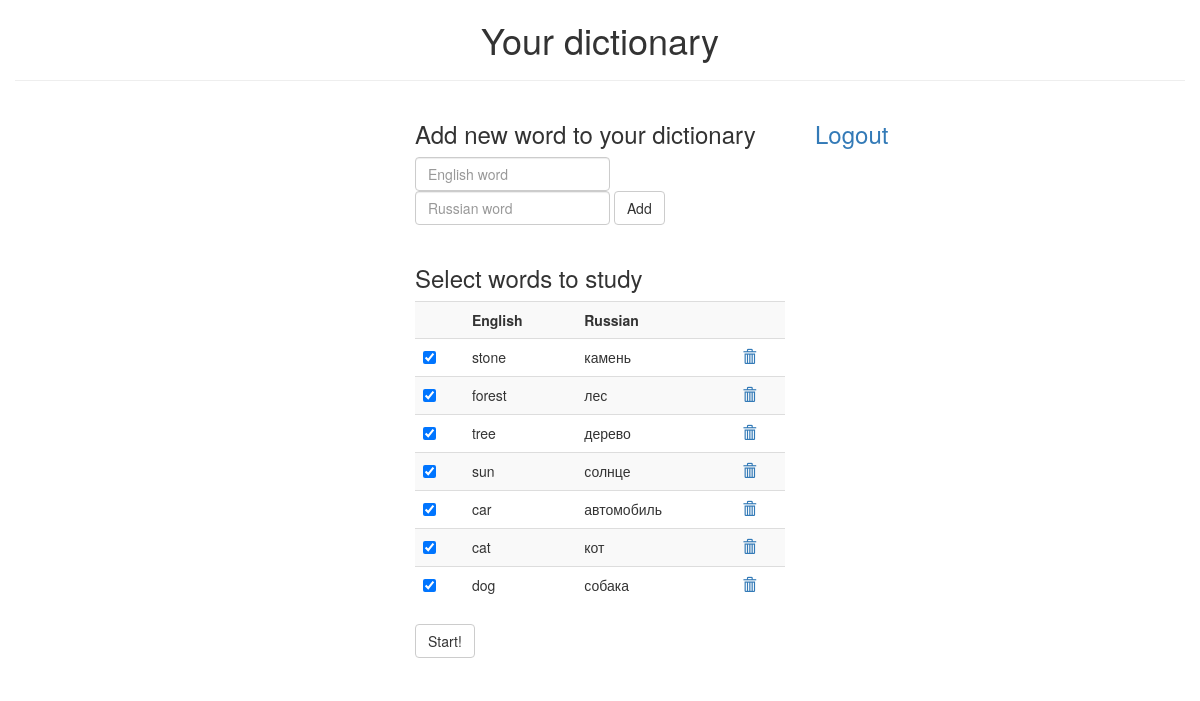
Page /settings.php (signed in) on the earlier database version.
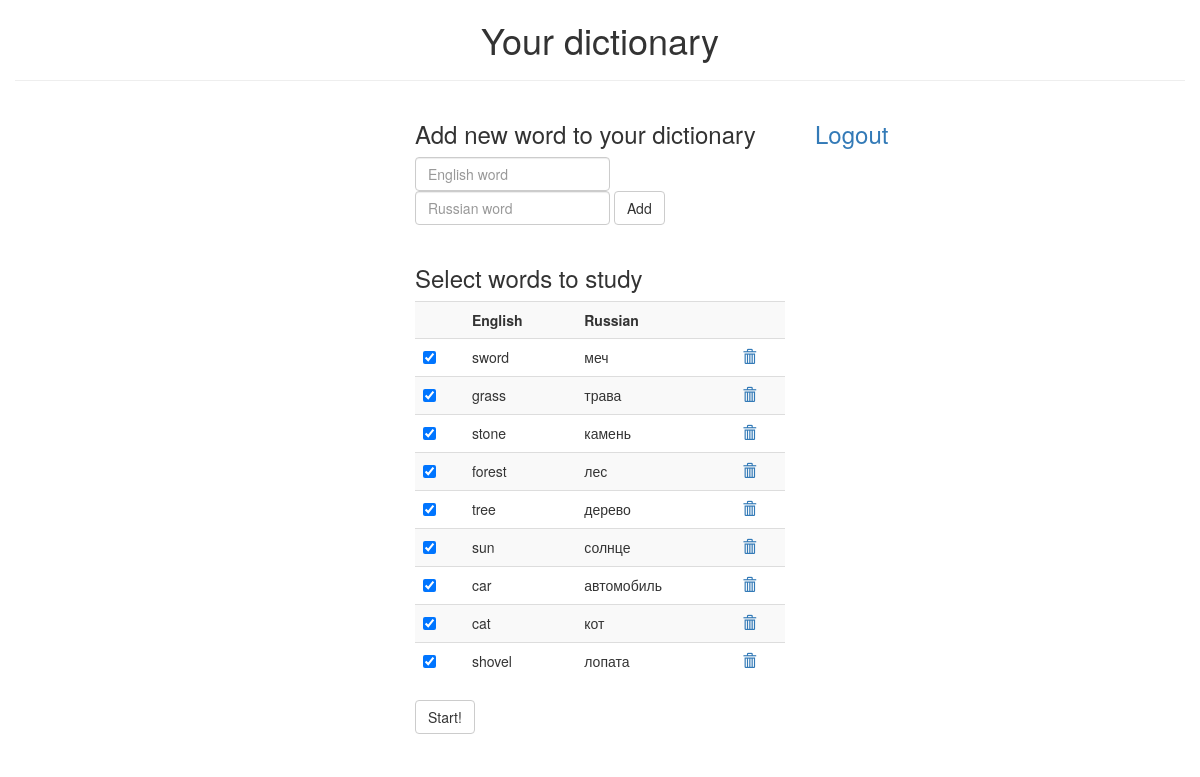
Same page on the later database version.
### tables this page shows
CREATE TABLE IF NOT EXISTS `words` (
  `intId` int(11) NOT NULL AUTO_INCREMENT,
  `intUserId` int(11) NOT NULL,
  `english` varchar(256) NOT NULL,
  `russian` varchar(256) NOT NULL,
  PRIMARY KEY (`intId`),
  KEY `intUserId` (`intUserId`)
);

### settings.php (the view, shortened to what this page needs)
<?php
$title = 'Your dictionary';
include "header.php";
$id = $_SESSION["userId"];
$dbh = new PDO('mysql:host=localhost; dbname=trainer; charset=UTF8', 'root', '6710omne8864');
$sth = $dbh->prepare("SELECT russian, english FROM words WHERE intUserId = :id");
$sth->execute([':id' => $id]);
$result = $sth->fetchAll(PDO::FETCH_ASSOC);
$result = array_reverse($result);
?>
<div class="row">
    <div class="col-md-4"></div>
    <div class="col-md-4">
        <h3>Add new word to your dictionary</h3>
        <form class="form-inline" name="new" method="POST" action="settings.php">
            <input type="text" class="form-control" name="english" id="english" autocomplete="off"
                   placeholder="English word">
            <input type="text" class="form-control" name="russian" id="russian" autocomplete="off"
                   placeholder="Russian word">
            <button type="submit" class="btn btn-default">Add</button>
        </form>
        <br/>
        <h3>Select words to study</h3>
        <form name="dictionary" method="POST" action="trainer.php">
            <table class="table table-striped">
                <tr>
                    <th></th>
                    <th>English</th>
                    <th>Russian</th>
                    <th></th>
                </tr>
                <?php
                foreach ($result as $val) {
                    $ruword = $val["russian"];
                    $enword = $val["english"];
                    print "<tr>";
                    print "<td><input type=checkbox name=dictionary[] value=$enword checked></td>";
                    print "<td>" . $enword . "</td><td>" . $ruword . "</td>";
                    print "<td>" . '<a href="?delete=' . $enword . '" title="Delete">';
                    print '<span class="glyphicon glyphicon-trash">';
                    print "</a></td>";
                    print "</tr>";
                }
                ?>
            </table>
            <div class="form-group">
                <button type="submit" class="btn btn-default">Start!
                </button>
            </div>
        </form>
    </div>
    <div class="col-md-4">
        <h3><a href="logout.php">Logout</a></h3>
    </div>
</div>
</div>
</body>
</html>

### header.php (shortened to what this page needs)
<!DOCTYPE html>
<html lang="ru">
<head>
    <link href="/css/bootstrap.css" rel="stylesheet">
</head>
<body>
<div class="container-fluid">
    <div class="row">
        <div class="col-md-12" align="center">
            <h1><?=$title?></h1>
            <hr>
        </div>
    </div>

Differences in the rows shown:
added words: english "sword", russian "меч"
added words: english "grass", russian "трава"
changed words: english "dog" → "shovel"; russian "собака" → "лопата"
